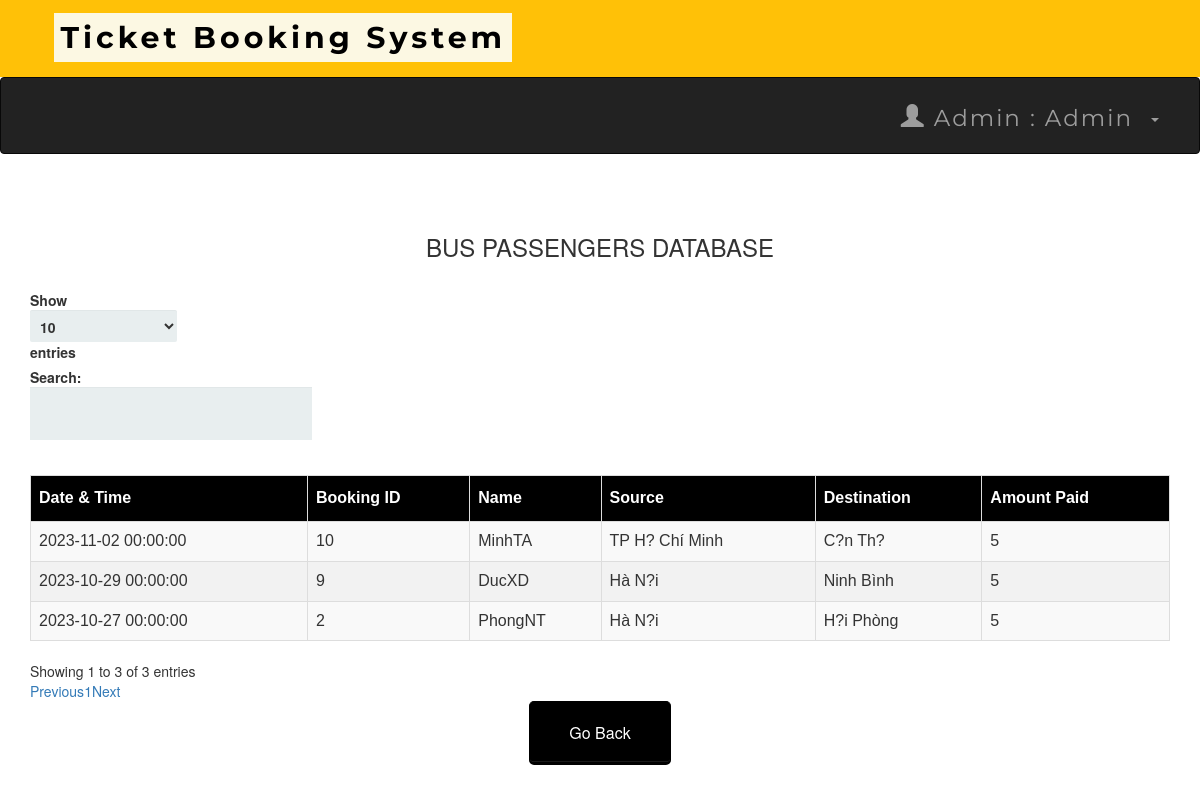
Page /adminbusdb.php (signed in) on the committed database.
### tables this page shows
CREATE TABLE `bustransactions` (
  `T_No.` int(10) NOT NULL,
  `email` varchar(50) NOT NULL,
  `source` varchar(50) NOT NULL,
  `dest` varchar(50) NOT NULL,
  `Name` varchar(50) NOT NULL,
  `Bus_No` int(11) NOT NULL,
  `NoOfpass` int(11) NOT NULL,
  `card_no` int(25) NOT NULL,
  `expmonth` int(2) NOT NULL,
  `expyear` int(2) NOT NULL,
  `cvv` int(3) NOT NULL,
  `pin` int(4) NOT NULL,
  `Date` datetime NOT NULL DEFAULT current_timestamp(),
  `Amt` int(10) NOT NULL
);

### adminbusdb.php (the view, shortened to what this page needs)
<?php
include 'connect.php';
include 'adminheader.php';
?>
<!DOCTYPE html>
<html>
<link rel='stylesheet' href='index.css'>
<head>
     <link rel="stylesheet" href="https://maxcdn.bootstrapcdn.com/bootstrap/3.3.6/css/bootstrap.min.css" />
     <link rel="stylesheet" href="https://cdn.datatables.net/1.10.12/css/dataTables.bootstrap.min.css" />
</head>
<body>
     <br /><br />
     <div class="container">
          <h3 align="center">BUS PASSENGERS DATABASE</h3>
          <br />
          <div class="table-responsive">
               <table id="data" class="table table-striped table-bordered">
                    <thead>
                         <tr>
                              <th> Date & Time</th>
                              <th> Booking ID </th>
                              <th> Name </th>
                              <th> Source </th>
                              <th> Destination </th>
                              <th> Amount Paid</th>
                         </tr>
                    </thead>
                    <tbody>
                         <?php
                         $result = mysqli_query($connect, "select * From bustransactions");
                         while ($row = mysqli_fetch_assoc($result)) :
                         ?>
                              <tr>
                                   <td><?php echo $row['Date']; ?></td>
                                   <td><?php echo $row['T_No.']; ?></td>
                                   <td><?php echo $row['Name']; ?></td>
                                   <td><?php echo $row['source']; ?></td>
                                   <td><?php echo $row['dest']; ?></td>
                                   <td><?php echo $row['Amt']; ?></td>
                              </tr>
                         <?php endwhile; ?>
                    </tbody>
               </table>
          </div>
     </div>
</body>
</html>
<table align='center'>
     <tr>
          <td><a href='admin.php'><button style="background-color: black ; border-color:black "><span style="color:white">Go Back </span> </button></a></td>
     </tr>

### adminheader.php (shortened to what this page needs)
<head>
  <link rel="stylesheet" href="https://maxcdn.bootstrapcdn.com/bootstrap/3.4.0/css/bootstrap.min.css">
  <link rel="stylesheet" href="https://maxcdn.bootstrapcdn.com/bootstrap/3.4.1/css/bootstrap.min.css">
  <link rel="stylesheet" href="https://maxcdn.bootstrapcdn.com/bootstrap/3.4.1/css/bootstrap.min.css">
</head>
<nav class="navvvvvvbar navvvvvvbar-default navvvvvvbar-fixed-top">
  <div class="navvvvvvbar-brand navvvvvvbar-center">
    <b>
      &nbsp&nbsp&nbsp<mark>Ticket Booking System</mark>
    </b>
  </div>
</nav>
<nav class="navbar navbar-inverse">
  <div class="container-fluid">
    <div class="collapse navbar-collapse " id="myNavbar">
      <ul class="nav navbar-nav navbar-right">
        <li class="dropdown"><a class="dropdown-toggle" data-toggle="dropdown" href="#"><span class="glyphicon glyphicon-user"></span>
            Admin : <?php echo " " . $_SESSION['name'] . "" ?> &nbsp<span class="caret"></span></a>
    </div>
  </div>
</nav>
</html>

### index.css (style rules this page uses)
*, *:before, *:after { -moz-box-sizing: border-box; -webkit-box-sizing: border-box; box-sizing: border-box; }
a { text-decoration:none; }
td { text-align: center; }
button { padding: 19px 39px 18px 39px; color: #FFF; background-color: #a8db34; font-size: 18px; text-align: center; font-style: normal; border-radius: 5px; width: 100%; border: 1px solid #71db34; border-width: 1px 1px 3px; box-shadow: 0 -1px 0 rgba(255,255,255,0.1) inset; margin-bottom: 10px; }

### adminheader.php (style rules this page uses)
.navbar { margin-bottom: 50px; border-radius: 0; font-family: Montserrat, sans-serif; margin-bottom: 0; border: 0; font-size: 23px !important; letter-spacing: 2px; opacity: 2; padding: 10px; }
.navvvvvvbar { font-family: Montserrat, sans-serif; margin-bottom: 0; background-color: #FFC107; border: 0; font-size: 30px !important; letter-spacing: 4px; text-align: left; padding: 17px; color: black; font-weight: 40000; }

### adminbusdb.php (style rules this page uses)
table#data { font-size: 16px; font-family: "Trebuchet MS", Arial, Helvetica, sans-serif; border-collapse: collapse; border-spacing: 0; width: 100%; }
#data td, #data th { border: 1px solid #ddd; text-align: left; padding: 8px; }
#data tr:nth-child(even) { background-color: #f2f2f2 }
#data th { padding-top: 11px; padding-bottom: 11px; background-color: black; color: white; }

### rows in the picture
bustransactions: Date "2023-10-27 00:00:00", value "2", Name "PhongNT", source "Hà N?i", dest "H?i Phòng", Amt "5"
bustransactions: Date "2023-10-29 00:00:00", value "9", Name "DucXD", source "Hà N?i", dest "Ninh Bình", Amt "5"
bustransactions: Date "2023-11-02 00:00:00", value "10", Name "MinhTA", source "TP H? Chí Minh", dest "C?n Th?", Amt "5"

### other values in the picture
$_SESSION['name'] "Admin"
